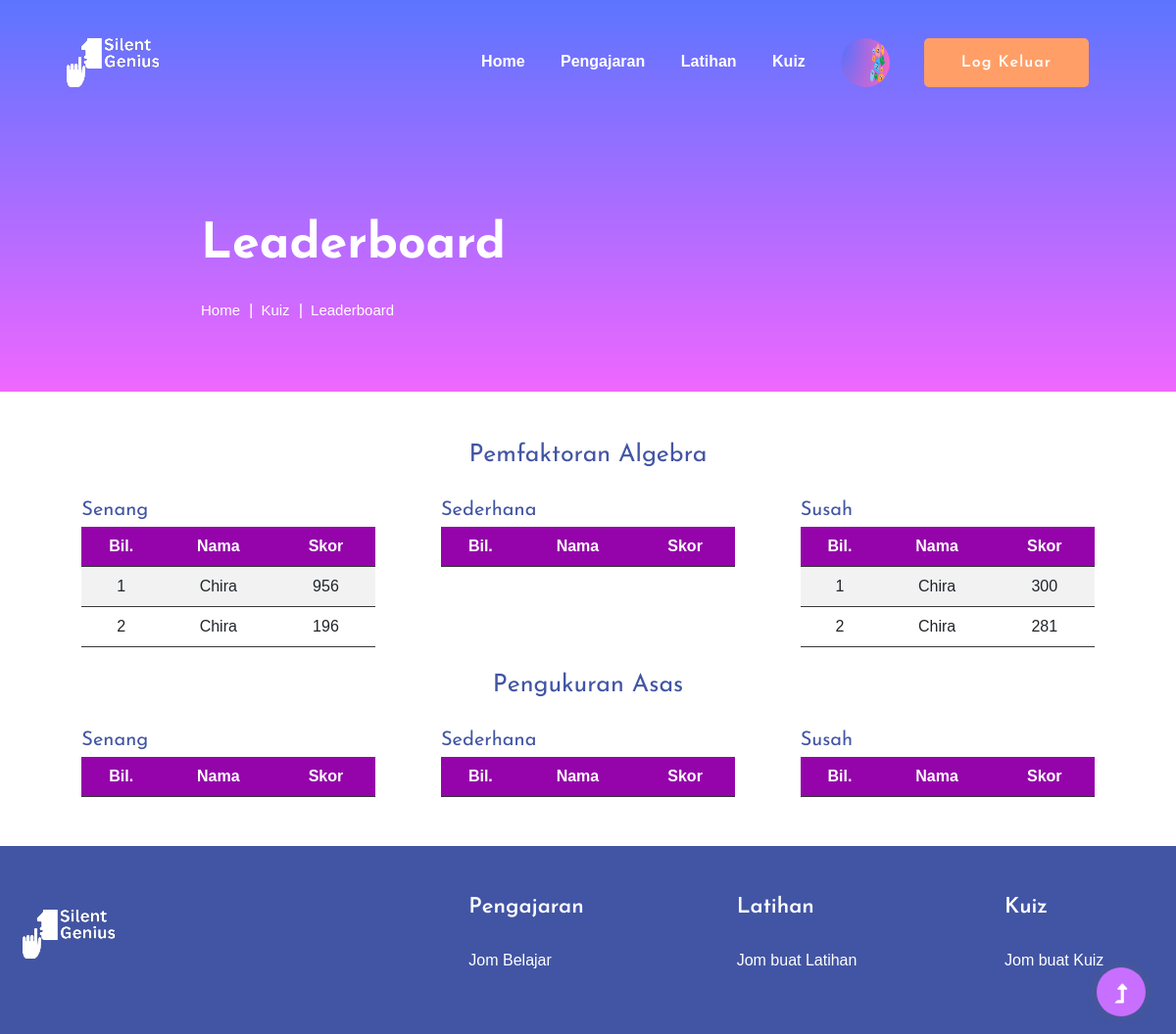
The page /kuizLeaderboard (signed in) on the database as committed earlier.
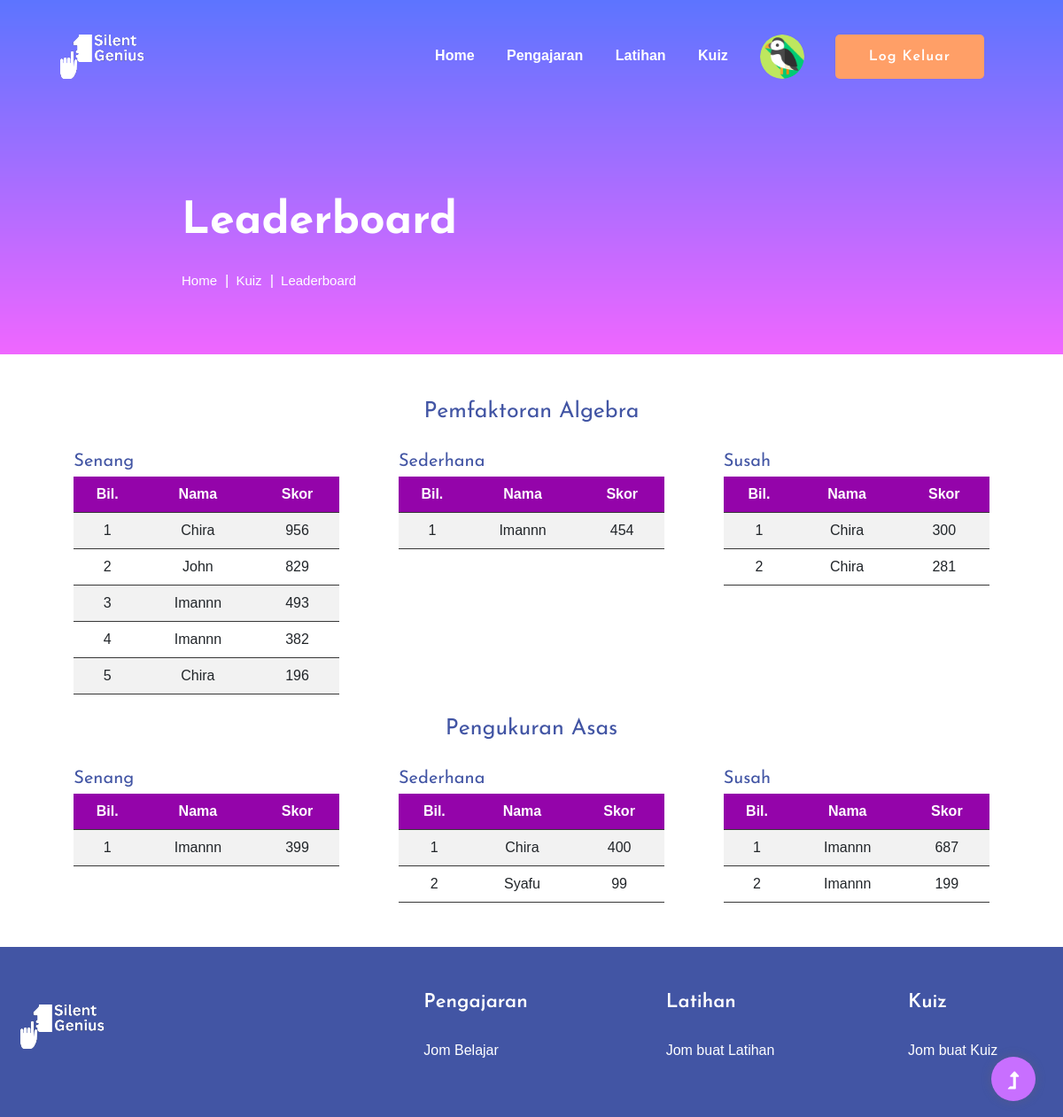
The same page on the database as committed later.
### tables this page shows
CREATE TABLE "user" (
email TEXT PRIMARY KEY,
fullname TEXT,
username TEXT,
pswrd TEXT
, profile_image TEXT DEFAULT "default.jpg");

CREATE TABLE leaderboard (
    id INTEGER PRIMARY KEY AUTOINCREMENT,
    email TEXT,
    score INTEGER,
    category TEXT,
    difficulty TEXT
);

### app.py (the view)
@app.route('/kuizLeaderboard')
def kuizLeaderboard():
    algebra = "Algebra"
    units = "Pengukuran Asas"
    conn = create_connection()
    cur = conn.cursor()
    cur.execute(
        'SELECT leaderboard.score, user.username FROM leaderboard JOIN user ON leaderboard.email = user.email WHERE leaderboard.category = "Pengukuran Asas" AND leaderboard.difficulty = "Senang" ORDER BY leaderboard.score DESC LIMIT 10;')
    UnitE = cur.fetchall()
    cur.execute(
        'SELECT leaderboard.score, user.username FROM leaderboard JOIN user ON leaderboard.email = user.email WHERE leaderboard.category = "Pengukuran Asas" AND leaderboard.difficulty = "Sederhana" ORDER BY leaderboard.score DESC LIMIT 10;')
    UnitM = cur.fetchall()
    cur.execute(
        'SELECT leaderboard.score, user.username FROM leaderboard JOIN user ON leaderboard.email = user.email WHERE leaderboard.category = "Pengukuran Asas" AND leaderboard.difficulty = "Susah" ORDER BY leaderboard.score DESC LIMIT 10;')
    UnitH = cur.fetchall()
    cur.execute(
        'SELECT leaderboard.score, user.username FROM leaderboard JOIN user ON leaderboard.email = user.email WHERE leaderboard.category = "Algebra" AND leaderboard.difficulty = "Senang" ORDER BY leaderboard.score DESC LIMIT 10;')
    AlgE = cur.fetchall()
    cur.execute(
        'SELECT leaderboard.score, user.username FROM leaderboard JOIN user ON leaderboard.email = user.email WHERE leaderboard.category = "Algebra" AND leaderboard.difficulty = "Sederhana" ORDER BY leaderboard.score DESC LIMIT 10;')
    AlgM = cur.fetchall()
    cur.execute(
        'SELECT leaderboard.score, user.username FROM leaderboard JOIN user ON leaderboard.email = user.email WHERE leaderboard.category = "Algebra" AND leaderboard.difficulty = "Susah" ORDER BY leaderboard.score DESC LIMIT 10;')
    AlgH = cur.fetchall()
    cur.execute("SELECT * FROM user WHERE email=?", (session['current_user'],))
    user = cur.fetchone()
    return render_template('leaderboard.html', username=session['username'], user=user, UnitE=UnitE, UnitM=UnitM, UnitH=UnitH, AlgE=AlgE, AlgM=AlgM,
                           AlgH=AlgH)

### app.py (called while the page is built)
def create_connection():
    conn = None
    try:
        conn = sqlite3.connect('static/db/user.db')  # create a database connection
        return conn
    except Error as e:
        print(e)
    return conn

@login_manager.user_loader
def load_user(user_id):
    conn = create_connection()
    cur = conn.cursor()
    cur.execute("SELECT * FROM user WHERE email=?", (user_id,))
    user = cur.fetchone()
    if user:
        return User(*user)
    return None

### templates/leaderboard.html
{% extends "base.html" %}
{% block content %}
<section class="slider-area slider-area2">
    <div class="slider-active">
        <div class="single-slider slider-height2">
            <div class="container">
                <div class="row">
                    <div class="col-xl-8 col-lg-11 col-md-12">
                        <div class="hero__caption hero__caption2">
                            <h1 data-animation="bounceIn" data-delay="0.2s">Leaderboard</h1>
                            <nav aria-label="breadcrumb">
                                <ol class="breadcrumb">
                                    <li class="breadcrumb-item"><a href="/home">Home</a></li>
                                    <li class="breadcrumb-item"><a href="/kuiz">kuiz</a></li>
                                    <li class="breadcrumb-item"><a href="/kuizLeaderboard">Leaderboard</a></li>
                                </ol>
                            </nav>
                        </div>
                    </div>
                </div>
            </div>
        </div>
    </div>
</section>
<section class="about-area1 fix pt-10" style="padding: 50px;">
    <div class="support-wrapper align-items-center"
        style="display: flex; justify-content: center; align-items: center;">
        <div class="flex-container" style="justify-content: center; width: 100%;">
            <div class="leaderboard-row">
                <div class="leaderboard-column">
                    <h1>Pemfaktoran Algebra</h1>
                </div>
                <br>
                <div class="leaderboard-column">
                    <div class="leaderboard-table">
                        <h2>Senang</h2>
                        <table>
                            <tr>
                                <th>Bil.</th>
                                <th>Nama</th>
                                <th>Skor</th>
                            </tr>
                            {% for record in AlgE %}
                            <tr>
                                <td>{{loop.index}}</td>
                                <td>{{record.1}}</td>
                                <td>{{record.0}}</td>
                            </tr>
                            {% endfor %}
                        </table>
                    </div>
                    <div class="leaderboard-table">
                        <h2>Sederhana</h2>
                        <table>
                            <tr>
                                <th>Bil.</th>
                                <th>Nama</th>
                                <th>Skor</th>
                            </tr>
                            {% for record in AlgM %}
                            <tr>
                                <td>{{loop.index}}</td>
                                <td>{{record.1}}</td>
                                <td>{{record.0}}</td>
                            </tr>
                            {% endfor %}
                        </table>
                    </div>
                    <div class="leaderboard-table">
                        <h2>Susah</h2>
                        <table>
                            <tr>
                                <th>Bil.</th>
                                <th>Nama</th>
                                <th>Skor</th>
                            </tr>
                            {% for record in AlgH %}
                            <tr>
                                <td>{{loop.index}}</td>
                                <td>{{record.1}}</td>
                                <td>{{record.0}}</td>
                            </tr>
                            {% endfor %}
                        </table>
                    </div>
                </div>
                <br>
                <div class="leaderboard-column">
                    <h1>Pengukuran Asas</h1>
                </div>
                <br>
                <div class="leaderboard-column">
                    <div class="leaderboard-table">
                        <h2>Senang</h2>
                        <table>
                            <tr>
                                <th>Bil.</th>
                                <th>Nama</th>
                                <th>Skor</th>
                            </tr>
                            {% for record in UnitE %}
                            <tr>
                                <td>{{loop.index}}</td>
                                <td>{{record.1}}</td>
                                <td>{{record.0}}</td>
                            </tr>
                            {% endfor %}
                        </table>
                    </div>
                    <div class="leaderboard-table">
                        <h2>Sederhana</h2>
                        <table>
                            <tr>
                                <th>Bil.</th>
                                <th>Nama</th>
                                <th>Skor</th>
                            </tr>
                            {% for record in UnitM %}
                            <tr>
                                <td>{{loop.index}}</td>
                                <td>{{record.1}}</td>
                                <td>{{record.0}}</td>
                            </tr>
                            {% endfor %}
                        </table>
                    </div>
                    <div class="leaderboard-table">
                        <h2>Susah</h2>
                        <table>
                            <tr>
                                <th>Bil.</th>
                                <th>Nama</th>
                                <th>Skor</th>
                            </tr>
                            {% for record in UnitH %}
                            <tr>
                                <td>{{loop.index}}</td>
                                <td>{{record.1}}</td>
                                <td>{{record.0}}</td>
                            </tr>
                            {% endfor %}
                        </table>
                    </div>
                </div>
            </div>
        </div>
    </div>
</section>
{% endblock %}

### templates/base.html (shortened to what this page needs)
<!doctype html>
<html class="no-js" lang="zxx">
<head>
    <link rel="stylesheet" href="https://stackpath.bootstrapcdn.com/bootstrap/4.3.1/css/bootstrap.min.css">
    <link rel='stylesheet' href='https://unpkg.com/boxicons@2.1.4/css/boxicons.min.css'>
    <link rel="stylesheet" href="../static/css/bootstrap.min.css">
    <link rel="stylesheet" href="../static/css/owl.theme.default.min.css">
    <link rel="stylesheet" href="../static/css/owl.carousel.min.css">
    <link rel="stylesheet" href="../static/css/slicknav.css">
    <link rel="stylesheet" href="../static/css/flaticon.css">
    <link rel="stylesheet" href="../static/css/progressbar_barfiller.css">
    <link rel="stylesheet" href="../static/css/gijgo.css">
    <link rel="stylesheet" href="../static/css/animate.min.css">
    <link rel="stylesheet" href="../static/css/animated-headline.css">
    <link rel="stylesheet" href="../static/css/magnific-popup.css">
    <link rel="stylesheet" href="../static/css/fontawesome-all.min.css">
    <link rel="stylesheet" href="../static/css/themify-icons.css">
    <link rel="stylesheet" href="../static/css/slick.css">
    <link rel="stylesheet" href="../static/css/nice-select.css">
    <link rel="stylesheet" href="../static/css/style.css">
    <link rel="stylesheet" href="../static/css/quiz.css">
    <link rel="stylesheet" href="../static/css/mascot.css">
    <link rel="stylesheet" href="../static/css/leaderboard.css">
</head>
<body>
    <div class="header-area header-transparent">
        <div class="main-header ">
            <div class="header-bottom  header-sticky">
                <div class="container-fluid">
                    <div class="row align-items-center">
                        <div class="col-xl-2 col-lg-2">
                            <div class="logo">
                                <a href="/home"><img src="../static/img/logo/Silent_Genius.png" alt=""></a>
                            </div>
                        </div>
                        <div class="col-xl-10 col-lg-10">
                            <div class="menu-wrapper d-flex align-items-center justify-content-end">
                                <div class="main-menu d-none d-lg-block">
                                    <nav>
                                        <ul id="navigation">
                                            <li class="active"><a href="/home">Home</a></li>
                                            <li><a href="/pengajaran">Pengajaran</a>
                                            </li>
                                            <li><a href="/latihan">Latihan</a>
                                            </li>
                                            <li><a href="/kuiz">Kuiz</a></li>
                                            <li>
                                                <a href="/profile">
                                                    {% if user %}
                                                    <img src="{{ url_for('static', filename='images/' + user[4]) }}"
                                                        alt="Profile" class="profile-image">
                                                    {% endif %}
                                                </a>
                                            </li>
                                            <li><a href="{{ url_for('logout') }}" class="btn">Log Keluar</a></li>
                                        </ul>
                                    </nav>
                                </div>
                            </div>
                        </div>
                        <div class="col-12">
                        </div>
                    </div>
                </div>
            </div>
        </div>
    </div>
    <main>
        {% block content %}{% endblock %}
    </main>
    <footer>
        <div class="footer-wrappper footer-bg">
            <div class="footer-area footer-padding">
                <div class="container">
                    <div class="row justify-content-between">
                        <div class="col-xl-4 col-lg-5 col-md-4 col-sm-6">
                            <div class="single-footer-caption mb-50">
                                <div class="single-footer-caption mb-30">
                                    <div class="footer-logo mb-25">
                                        <a href="/"><img src="../static/img/logo/Silent_Genius.png" alt=""></a>
                                    </div>
                                </div>
                            </div>
                        </div>
                        <div class="col-xl-2 col-lg-3 col-md-4 col-sm-5">
                            <div class="single-footer-caption mb-50">
                                <div class="footer-tittle">
                                    <h4>Pengajaran</h4>
                                    <ul>
                                        <li><a href="/ukuran_asas">Jom Belajar</a></li>
                                    </ul>
                                </div>
                            </div>
                        </div>
                        <div class="col-xl-2 col-lg-4 col-md-4 col-sm-6">
                            <div class="single-footer-caption mb-50">
                                <div class="footer-tittle">
                                    <h4>Latihan</h4>
                                    <ul>
                                        <li><a href="/latihan">Jom buat Latihan</a></li>
                                    </ul>
                                </div>
                            </div>
                        </div>
                        <div class="col-xl-2 col-lg-3 col-md-4 col-sm-6">
                            <div class="single-footer-caption mb-50">
                                <div class="footer-tittle">
                                    <h4>Kuiz</h4>
                                    <ul>
                                        <li><a href="/kuiz">Jom buat Kuiz</a></li>
                                    </ul>
                                </div>
                            </div>
                        </div>
                    </div>
                </div>
            </div>
        </div>
    </footer>
</body>
<div id="back-top">
    <a title="Go to Top" href="#"> <i class="fas fa-level-up-alt"></i></a>
</div>
</html>

### static/css/mascot.css (style rules this page uses)
body { font-family: "Ubuntu-Italic", "Lucida Sans", helvetica, sans, serif; }
.container { padding: 0%; }

### static/css/leaderboard.css (style rules this page uses)
.leaderboard-row { display: flex; flex-direction: column; justify-content: center; }
.leaderboard-column { display: flex; justify-content: space-around; }
table { padding: 20px; border-collapse: collapse; width: 100%; }
.leaderboard-table { width: 300px; }
th, td { text-align: left; padding: 8px; border-bottom: 1px solid #373737; text-align: center; }
tr:nth-child(even) { background-color: #f2f2f2 }
th { background-color: #9404aa; color: white; }

Rows that differ between the two databases and show on the page:
changed user: profile_image: a different picture
added leaderboard: username "John", score "829", shown under "Senang"
added leaderboard: username "Imannn", score "493", shown under "Senang"
added leaderboard: username "Imannn", score "382", shown under "Senang"
added leaderboard: username "Imannn", score "454", shown under "Sederhana"
added leaderboard: username "Imannn", score "399", shown under "Senang"
added leaderboard: username "Chira", score "400", shown under "Sederhana"
added leaderboard: username "Syafu", score "99", shown under "Sederhana"
added leaderboard: username "Imannn", score "687", shown under "Susah"
added leaderboard: username "Imannn", score "199", shown under "Susah"
